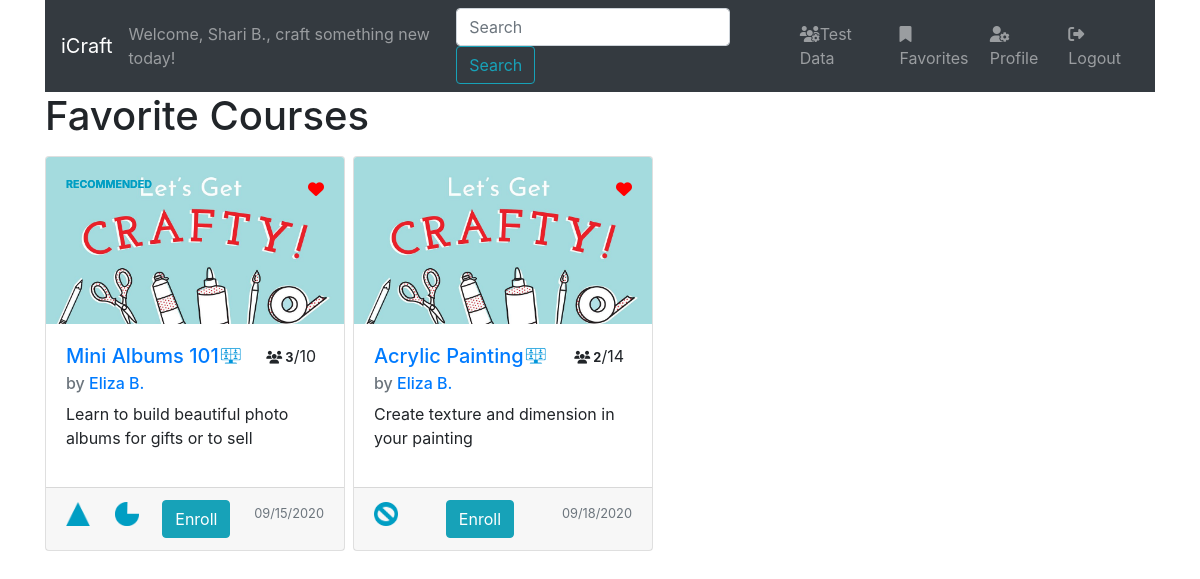
The app's page /classes/favorites (signed in), older data.
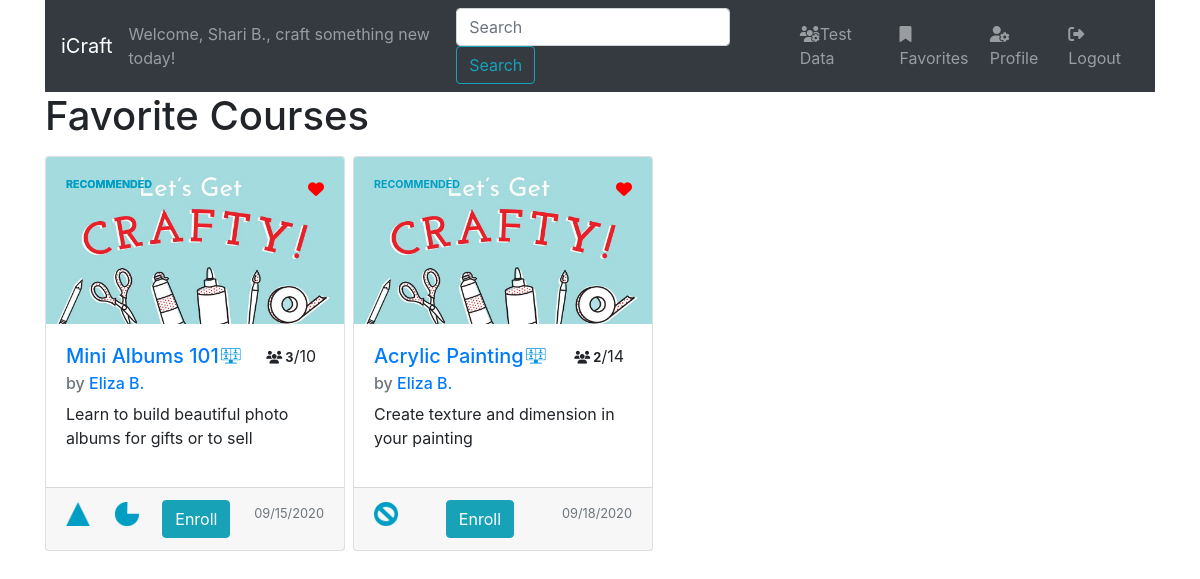
The same page, newer data.
### classes/models.py (models this page shows, shortened)
class Course(models.Model):
    IN_PERSON = 'I'
    VIRTUAL = 'V'
    RECORDED = 'R'
    COURSE_TYPE_CHOICES = [
        (IN_PERSON, 'In-Person'),
        (VIRTUAL, 'Virtual'),
        (RECORDED, 'Recorded'),
    ]
    title = models.CharField(max_length=255)
    tag_line = models.CharField(max_length=255, help_text="Provide a short description (e.g., <em>Learn to build beautiful photo albums for gifts or to sell</em>).")
    date =  models.DateTimeField(help_text="Please use the following format: <em>YYYY-MM-DD</em>.")
    description =  models.TextField()
    location = models.CharField(max_length=255, help_text="For virtual classes, use the videoconference link; for recorded courses, use the YouTube or video link; for in-person courses, use the address.")
    location_type = models.CharField(max_length=1,choices=COURSE_TYPE_CHOICES,default=VIRTUAL)
    creator = models.ForeignKey(User,related_name="courses_created", on_delete=models.CASCADE)
    attendees = models.ManyToManyField(User,related_name="courses_attended")
    max_size = models.PositiveIntegerField()
    areas_of_interest = models.ManyToManyField(Interest,related_name="related_courses")
    favorited_by = models.ManyToManyField(User,related_name="favorite_courses")
    profile_pic = models.ImageField(
        upload_to=course_directory_path,
        default= 'courses/blank-course.jpg',
        blank=True,
        null=True,
        )
    created_at = models.DateTimeField(auto_now_add = True)
    updated_at = models.DateTimeField(auto_now = True)
    def get_absolute_url(self):
        return f'/classes/{self.id}'

class Interest(models.Model):
    name = models.CharField(max_length=50)
    description =  models.TextField(blank=True)
    created_at = models.DateTimeField(auto_now_add = True)
    updated_at = models.DateTimeField(auto_now = True)

### login_app/models.py (models this page shows, shortened)
class User(models.Model):
    first_name = models.CharField(max_length=255)
    last_name = models.CharField(max_length=255)
    birth_date = models.DateTimeField(default=datetime.date.today)
    email = models.EmailField(max_length=255)
    password = models.CharField(max_length=255)
    is_admin = models.BooleanField(default=False)
    created_at = models.DateTimeField(auto_now_add = True)
    updated_at = models.DateTimeField(auto_now = True)
    objects = UserManager()
    def first_name_last_initial(self):
        return f'{self.first_name} {self.last_name[0]}.'

### classes/views.py (the view)
# urls.py: path('favorites', views.favorites, name="favorite_classes"),
def favorites(request):
    if (not 'user_id' in request.session.keys()) or (request.session['user_id'] == ''):
        return redirect('/')
    user = User.objects.get(id=request.session['user_id'])
    context = {
        'user': user,
        'courses': user.favorite_courses.all().order_by('date'),
    }
    return render(request, 'classes/favorites.html', context)

### classes/templates/classes/favorites.html
{% extends 'classes/base.html' %}
{% block content %}
    <h1>Favorite Courses</h1>
    {% include 'classes/card-course.html' %}
{% endblock content %}

### classes/templates/classes/card-course.html (shortened to what this page needs)
{% load static %}
<div class="container courses">
    <div class="row">
        {% if courses.count %}
            {% for course in courses %}
            <div class="card mr-2 my-2" id="{{ course.id }}">
                <img class="card-img-top" src="{{ course.profile_pic.url }}" alt="Image of {{ course.title }}">
                <div class="card-body">
                    <div class="d-flex justify-content-between mr-2">
                        <div class="d-inline-flex align-items-start">
                            <h5 class="card-title">
                                <a href="{{ course.get_absolute_url }}">{{ course.title }}</a>
                            </h5>
                            <img src="{% get_static_prefix %}classes/images/course-type-{{ course.location_type }}.jpg" class="course-type" title="{{ course.get_location_type_display }}">
                        </div>
                        <span class="attendees">
                            <small style="font-weight:bold;"><i class="fas fa-users"></i> {{ course.attendees.count }}</small>/{{ course.max_size }}
                        </span>
                    </div>
                    <h6 class="card-subtitle mb-2 text-muted">by <a href="{% url 'login_app:user_profile' profiled_user_id=course.creator.id %}">{{ course.creator.first_name_last_initial }}</a></h6>
                    <p class="card-text">
                        {{ course.tag_line }}
                    </p>
                </div>
                <div class="card-footer d-flex justify-content-between">
                    <div class="areas-of-interest">
                        {% for interest in course.areas_of_interest.all %}
                        <a href="{% url 'classes:interest_classes' interest_id=interest.id %}" class="card-link"><img src="{% get_static_prefix %}classes/images/interests{{ interest.id }}-selected.png" alt="{{ interest.name }}" title="{{ interest.name }}"></a>
                        {% endfor %}
                    </div>
                    {% if user in course.attendees.all %}
                    <div class="d-flex flex-column align-items-center">
                        <span style="color:#009EC3"><i class="fas fa-user-check"></i>Enrolled</span>
                        <span style="font-size: x-small;"><a href="{% url 'classes:unenroll' course_id=course.id %}" class="text-danger">Unenroll</a></span>
                    </div>
                    {% else %}
                    <a href="{% url 'classes:enroll' course_id=course.id %}" class="btn btn-info" role="button">Enroll</a>
                    {% endif %}
                    <p class="card-text">
                        <small class="text-muted">{{ course.date|date:"SHORT_DATE_FORMAT" }}</small>
                    </p>
                </div>
                <div class="favorite">
                    {% if user in course.favorited_by.all %}
                    <a href="{% url 'classes:unfavorite' course_id=course.id %}" title="Un-favorite">
                        <span style="color:red;"><i class="fas fa-heart"></i></span>
                    </a>
                    {% else %}
                    <a href="{% url 'classes:favorite' course_id=course.id %}" title="Favorite">
                        <span style="color:gray;"><i class="fas fa-heart"></i></span>
                    </a>
                    {% endif %}
                </div>
                {% for interest in course.areas_of_interest.all %}
                    {% if interest in user.profile.areas_of_interest.all %}
                    <div class="recommended">
                        RECOMMENDED
                    </div>
                    {% endif %}
                {% endfor %}
            </div>
            {% endfor %}
        {% else %}
            <p>Query returned no results</p>
        {% endif %}
    </div>
</div>

Row changes from the older to the newer data that the page shows:
changed Course "Acrylic Painting": gains Interest (shows a picture, shows "RECOMMENDED")
